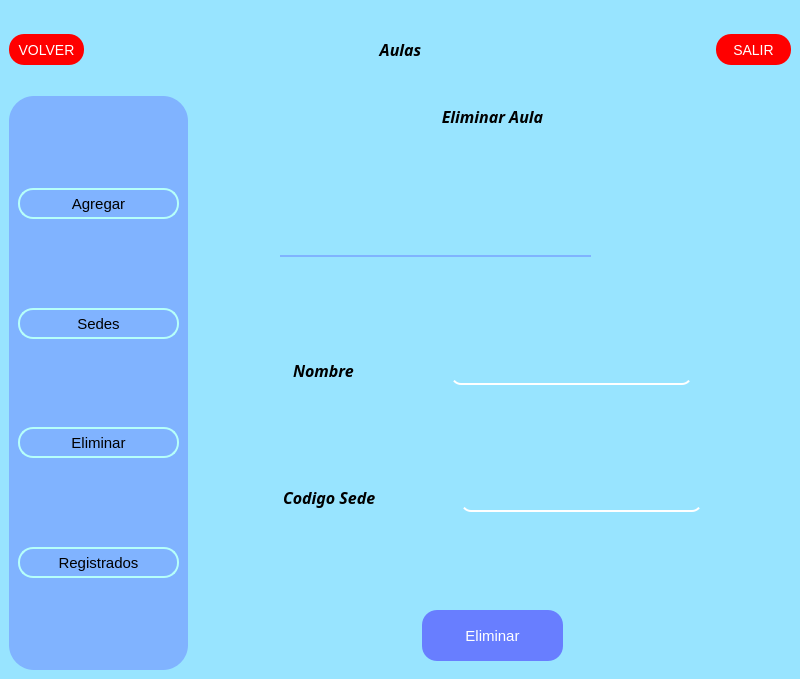
<?xml version="1.0" encoding="UTF-8"?>
<ui version="4.0">
 <class>MainWindow</class>
 <widget class="QMainWindow" name="MainWindow">
  <property name="geometry">
   <rect>
    <x>0</x>
    <y>0</y>
    <width>800</width>
    <height>661</height>
   </rect>
  </property>
  <property name="windowTitle">
   <string>MainWindow</string>
  </property>
  <property name="styleSheet">
   <string notr="true">background-color:rgb(152, 228, 255);</string>
  </property>
  <widget class="QWidget" name="centralwidget">
   <layout class="QGridLayout" name="gridLayout">
    <item row="1" column="0">
     <widget class="QFrame" name="frame_2">
      <property name="styleSheet">
       <string notr="true">background-color:rgb(128, 179, 255);
border-radius:25px;</string>
      </property>
      <property name="frameShape">
       <enum>QFrame::StyledPanel</enum>
      </property>
      <property name="frameShadow">
       <enum>QFrame::Raised</enum>
      </property>
      <layout class="QVBoxLayout" name="verticalLayout_3">
       <item>
        <layout class="QVBoxLayout" name="verticalLayout_2">
         <item>
          <spacer name="verticalSpacer">
           <property name="orientation">
            <enum>Qt::Vertical</enum>
           </property>
           <property name="sizeHint" stdset="0">
            <size>
             <width>20</width>
             <height>40</height>
            </size>
           </property>
          </spacer>
         </item>
         <item>
          <widget class="QPushButton" name="bt_aggView_2">
           <property name="minimumSize">
            <size>
             <width>161</width>
             <height>31</height>
            </size>
           </property>
           <property name="maximumSize">
            <size>
             <width>161</width>
             <height>31</height>
            </size>
           </property>
           <property name="styleSheet">
            <string notr="true">font-size:15px;
border:2px solid rgb(182, 255, 250);
border-radius:15px;</string>
           </property>
           <property name="text">
            <string>Agregar</string>
           </property>
           <property name="icon">
            <iconset>
             <normaloff>imagenes/adduser.png</normaloff>imagenes/adduser.png</iconset>
           </property>
           <property name="iconSize">
            <size>
             <width>20</width>
             <height>20</height>
            </size>
           </property>
          </widget>
         </item>
         <item>
          <spacer name="verticalSpacer_10">
           <property name="orientation">
            <enum>Qt::Vertical</enum>
           </property>
           <property name="sizeHint" stdset="0">
            <size>
             <width>20</width>
             <height>40</height>
            </size>
           </property>
          </spacer>
         </item>
         <item>
          <widget class="QPushButton" name="bt_sedes">
           <property name="minimumSize">
            <size>
             <width>161</width>
             <height>31</height>
            </size>
           </property>
           <property name="maximumSize">
            <size>
             <width>161</width>
             <height>31</height>
            </size>
           </property>
           <property name="styleSheet">
            <string notr="true">font-size:15px;
border:2px solid rgb(182, 255, 250);
border-radius:15px;</string>
           </property>
           <property name="text">
            <string>Sedes</string>
           </property>
           <property name="icon">
            <iconset>
             <normaloff>imagenes/university.png</normaloff>imagenes/university.png</iconset>
           </property>
           <property name="iconSize">
            <size>
             <width>20</width>
             <height>20</height>
            </size>
           </property>
          </widget>
         </item>
         <item>
          <spacer name="verticalSpacer_2">
           <property name="orientation">
            <enum>Qt::Vertical</enum>
           </property>
           <property name="sizeHint" stdset="0">
            <size>
             <width>20</width>
             <height>40</height>
            </size>
           </property>
          </spacer>
         </item>
         <item>
          <widget class="QPushButton" name="bt_deleteView">
           <property name="minimumSize">
            <size>
             <width>161</width>
             <height>31</height>
            </size>
           </property>
           <property name="maximumSize">
            <size>
             <width>161</width>
             <height>31</height>
            </size>
           </property>
           <property name="styleSheet">
            <string notr="true">font-size:15px;
border:2px solid rgb(182, 255, 250);
border-radius:15px;</string>
           </property>
           <property name="text">
            <string>Eliminar</string>
           </property>
           <property name="icon">
            <iconset>
             <normaloff>imagenes/delete.png</normaloff>imagenes/delete.png</iconset>
           </property>
           <property name="iconSize">
            <size>
             <width>20</width>
             <height>20</height>
            </size>
           </property>
          </widget>
         </item>
         <item>
          <spacer name="verticalSpacer_3">
           <property name="orientation">
            <enum>Qt::Vertical</enum>
           </property>
           <property name="sizeHint" stdset="0">
            <size>
             <width>20</width>
             <height>40</height>
            </size>
           </property>
          </spacer>
         </item>
         <item>
          <widget class="QPushButton" name="bt_database">
           <property name="minimumSize">
            <size>
             <width>161</width>
             <height>31</height>
            </size>
           </property>
           <property name="maximumSize">
            <size>
             <width>161</width>
             <height>31</height>
            </size>
           </property>
           <property name="styleSheet">
            <string notr="true">font-size:15px;
border:2px solid rgb(182, 255, 250);
border-radius:15px;</string>
           </property>
           <property name="text">
            <string>Registrados</string>
           </property>
           <property name="icon">
            <iconset>
             <normaloff>imagenes/users-line.png</normaloff>imagenes/users-line.png</iconset>
           </property>
           <property name="iconSize">
            <size>
             <width>20</width>
             <height>20</height>
            </size>
           </property>
          </widget>
         </item>
         <item>
          <spacer name="verticalSpacer_4">
           <property name="orientation">
            <enum>Qt::Vertical</enum>
           </property>
           <property name="sizeHint" stdset="0">
            <size>
             <width>20</width>
             <height>40</height>
            </size>
           </property>
          </spacer>
         </item>
        </layout>
       </item>
      </layout>
     </widget>
    </item>
    <item row="1" column="1">
     <widget class="QStackedWidget" name="stackedWidget">
      <property name="currentIndex">
       <number>0</number>
      </property>
      <widget class="QWidget" name="page_delete">
       <layout class="QVBoxLayout" name="verticalLayout_5">
        <item>
         <layout class="QVBoxLayout" name="verticalLayout_4">
          <item>
           <widget class="QLabel" name="label_12">
            <property name="font">
             <font>
              <family>Hack Nerd Font Mono</family>
              <pointsize>12</pointsize>
              <weight>75</weight>
              <italic>true</italic>
              <bold>true</bold>
             </font>
            </property>
            <property name="text">
             <string>Eliminar Aula</string>
            </property>
            <property name="textFormat">
             <enum>Qt::AutoText</enum>
            </property>
            <property name="alignment">
             <set>Qt::AlignCenter</set>
            </property>
           </widget>
          </item>
          <item>
           <spacer name="verticalSpacer_8">
            <property name="orientation">
             <enum>Qt::Vertical</enum>
            </property>
            <property name="sizeHint" stdset="0">
             <size>
              <width>20</width>
              <height>18</height>
             </size>
            </property>
           </spacer>
          </item>
          <item>
           <layout class="QHBoxLayout" name="horizontalLayout_6">
            <item>
             <spacer name="horizontalSpacer_14">
              <property name="orientation">
               <enum>Qt::Horizontal</enum>
              </property>
              <property name="sizeHint" stdset="0">
               <size>
                <width>18</width>
                <height>20</height>
               </size>
              </property>
             </spacer>
            </item>
            <item>
             <widget class="QLineEdit" name="ln_busqueda">
              <property name="minimumSize">
               <size>
                <width>311</width>
                <height>31</height>
               </size>
              </property>
              <property name="maximumSize">
               <size>
                <width>311</width>
                <height>31</height>
               </size>
              </property>
              <property name="styleSheet">
               <string notr="true">border:none;
border-bottom:2px solid rgb(128, 179, 255);</string>
              </property>
             </widget>
            </item>
            <item>
             <spacer name="horizontalSpacer_13">
              <property name="orientation">
               <enum>Qt::Horizontal</enum>
              </property>
              <property name="sizeHint" stdset="0">
               <size>
                <width>18</width>
                <height>20</height>
               </size>
              </property>
             </spacer>
            </item>
            <item>
             <widget class="QPushButton" name="bt_search">
              <property name="styleSheet">
               <string notr="true">border:none;</string>
              </property>
              <property name="text">
               <string/>
              </property>
              <property name="icon">
               <iconset>
                <normaloff>imagenes/search.png</normaloff>imagenes/search.png</iconset>
              </property>
              <property name="iconSize">
               <size>
                <width>20</width>
                <height>20</height>
               </size>
              </property>
             </widget>
            </item>
            <item>
             <spacer name="horizontalSpacer_15">
              <property name="orientation">
               <enum>Qt::Horizontal</enum>
              </property>
              <property name="sizeHint" stdset="0">
               <size>
                <width>18</width>
                <height>20</height>
               </size>
              </property>
             </spacer>
            </item>
           </layout>
          </item>
          <item>
           <spacer name="verticalSpacer_9">
            <property name="orientation">
             <enum>Qt::Vertical</enum>
            </property>
            <property name="sizeHint" stdset="0">
             <size>
              <width>20</width>
              <height>18</height>
             </size>
            </property>
           </spacer>
          </item>
          <item>
           <layout class="QHBoxLayout" name="horizontalLayout_4">
            <item>
             <spacer name="horizontalSpacer_10">
              <property name="orientation">
               <enum>Qt::Horizontal</enum>
              </property>
              <property name="sizeHint" stdset="0">
               <size>
                <width>28</width>
                <height>20</height>
               </size>
              </property>
             </spacer>
            </item>
            <item>
             <widget class="QLabel" name="label_10">
              <property name="font">
               <font>
                <family>Hack Nerd Font Mono</family>
                <pointsize>12</pointsize>
                <weight>75</weight>
                <italic>true</italic>
                <bold>true</bold>
               </font>
              </property>
              <property name="text">
               <string>Nombre</string>
              </property>
             </widget>
            </item>
            <item>
             <spacer name="horizontalSpacer_9">
              <property name="orientation">
               <enum>Qt::Horizontal</enum>
              </property>
              <property name="sizeHint" stdset="0">
               <size>
                <width>28</width>
                <height>20</height>
               </size>
              </property>
             </spacer>
            </item>
            <item>
             <widget class="QLineEdit" name="txt_name_3">
              <property name="sizePolicy">
               <sizepolicy hsizetype="Minimum" vsizetype="Minimum">
                <horstretch>0</horstretch>
                <verstretch>0</verstretch>
               </sizepolicy>
              </property>
              <property name="minimumSize">
               <size>
                <width>241</width>
                <height>30</height>
               </size>
              </property>
              <property name="maximumSize">
               <size>
                <width>241</width>
                <height>30</height>
               </size>
              </property>
              <property name="styleSheet">
               <string notr="true">font-size:18px;
border:none;
border-bottom:2px solid white;
border-radius:10px;</string>
              </property>
             </widget>
            </item>
            <item>
             <spacer name="horizontalSpacer_8">
              <property name="orientation">
               <enum>Qt::Horizontal</enum>
              </property>
              <property name="sizeHint" stdset="0">
               <size>
                <width>18</width>
                <height>20</height>
               </size>
              </property>
             </spacer>
            </item>
           </layout>
          </item>
          <item>
           <spacer name="verticalSpacer_7">
            <property name="orientation">
             <enum>Qt::Vertical</enum>
            </property>
            <property name="sizeHint" stdset="0">
             <size>
              <width>20</width>
              <height>40</height>
             </size>
            </property>
           </spacer>
          </item>
          <item>
           <layout class="QHBoxLayout" name="horizontalLayout_3">
            <item>
             <spacer name="horizontalSpacer_6">
              <property name="orientation">
               <enum>Qt::Horizontal</enum>
              </property>
              <property name="sizeHint" stdset="0">
               <size>
                <width>40</width>
                <height>20</height>
               </size>
              </property>
             </spacer>
            </item>
            <item>
             <widget class="QLabel" name="label_11">
              <property name="font">
               <font>
                <family>Hack Nerd Font Mono</family>
                <pointsize>12</pointsize>
                <weight>75</weight>
                <italic>true</italic>
                <bold>true</bold>
               </font>
              </property>
              <property name="text">
               <string>Codigo Sede</string>
              </property>
             </widget>
            </item>
            <item>
             <spacer name="horizontalSpacer_5">
              <property name="orientation">
               <enum>Qt::Horizontal</enum>
              </property>
              <property name="sizeHint" stdset="0">
               <size>
                <width>40</width>
                <height>20</height>
               </size>
              </property>
             </spacer>
            </item>
            <item>
             <widget class="QLineEdit" name="txt_ubicacion">
              <property name="sizePolicy">
               <sizepolicy hsizetype="Minimum" vsizetype="Minimum">
                <horstretch>0</horstretch>
                <verstretch>0</verstretch>
               </sizepolicy>
              </property>
              <property name="minimumSize">
               <size>
                <width>241</width>
                <height>30</height>
               </size>
              </property>
              <property name="maximumSize">
               <size>
                <width>241</width>
                <height>30</height>
               </size>
              </property>
              <property name="styleSheet">
               <string notr="true">font-size:18px;
border:none;
border-bottom:2px solid white;
border-radius:10px;</string>
              </property>
             </widget>
            </item>
            <item>
             <layout class="QHBoxLayout" name="horizontalLayout_2"/>
            </item>
            <item>
             <spacer name="horizontalSpacer_7">
              <property name="orientation">
               <enum>Qt::Horizontal</enum>
              </property>
              <property name="sizeHint" stdset="0">
               <size>
                <width>40</width>
                <height>20</height>
               </size>
              </property>
             </spacer>
            </item>
           </layout>
          </item>
          <item>
           <spacer name="verticalSpacer_6">
            <property name="orientation">
             <enum>Qt::Vertical</enum>
            </property>
            <property name="sizeHint" stdset="0">
             <size>
              <width>20</width>
              <height>40</height>
             </size>
            </property>
           </spacer>
          </item>
          <item>
           <layout class="QHBoxLayout" name="horizontalLayout_5">
            <item>
             <spacer name="horizontalSpacer_11">
              <property name="orientation">
               <enum>Qt::Horizontal</enum>
              </property>
              <property name="sizeHint" stdset="0">
               <size>
                <width>40</width>
                <height>20</height>
               </size>
              </property>
             </spacer>
            </item>
            <item>
             <widget class="QPushButton" name="bt_delete">
              <property name="minimumSize">
               <size>
                <width>141</width>
                <height>51</height>
               </size>
              </property>
              <property name="maximumSize">
               <size>
                <width>141</width>
                <height>51</height>
               </size>
              </property>
              <property name="styleSheet">
               <string notr="true">QPushButton{border-radius:15px;
color:white;
font-size:15px;
background-color: rgb(104, 126, 255);
}
QPushButton:hover{
background-color:rgba(0,0,0,0.5);
font-size:18px;
}</string>
              </property>
              <property name="text">
               <string>Eliminar</string>
              </property>
             </widget>
            </item>
            <item>
             <spacer name="horizontalSpacer_12">
              <property name="orientation">
               <enum>Qt::Horizontal</enum>
              </property>
              <property name="sizeHint" stdset="0">
               <size>
                <width>40</width>
                <height>20</height>
               </size>
              </property>
             </spacer>
            </item>
           </layout>
          </item>
         </layout>
        </item>
       </layout>
      </widget>
      <widget class="QWidget" name="page">
       <layout class="QVBoxLayout" name="verticalLayout_7">
        <item>
         <layout class="QVBoxLayout" name="verticalLayout_6">
          <item>
           <layout class="QHBoxLayout" name="horizontalLayout_8">
            <item>
             <spacer name="horizontalSpacer_16">
              <property name="orientation">
               <enum>Qt::Horizontal</enum>
              </property>
              <property name="sizeHint" stdset="0">
               <size>
                <width>40</width>
                <height>20</height>
               </size>
              </property>
             </spacer>
            </item>
            <item>
             <widget class="QLabel" name="label_13">
              <property name="font">
               <font>
                <family>Hack Nerd Font Mono</family>
                <pointsize>12</pointsize>
                <weight>75</weight>
                <italic>true</italic>
                <bold>true</bold>
               </font>
              </property>
              <property name="text">
               <string>Aulas</string>
              </property>
              <property name="textFormat">
               <enum>Qt::AutoText</enum>
              </property>
              <property name="alignment">
               <set>Qt::AlignCenter</set>
              </property>
             </widget>
            </item>
            <item>
             <spacer name="horizontalSpacer_17">
              <property name="orientation">
               <enum>Qt::Horizontal</enum>
              </property>
              <property name="sizeHint" stdset="0">
               <size>
                <width>40</width>
                <height>20</height>
               </size>
              </property>
             </spacer>
            </item>
           </layout>
          </item>
          <item>
           <widget class="QTableWidget" name="tableWidget">
            <property name="minimumSize">
             <size>
              <width>0</width>
              <height>470</height>
             </size>
            </property>
            <property name="styleSheet">
             <string notr="true">background-color:rgb(152, 228, 255);
font-size:15px;</string>
            </property>
            <property name="rowCount">
             <number>0</number>
            </property>
            <attribute name="horizontalHeaderStretchLastSection">
             <bool>true</bool>
            </attribute>
            <column>
             <property name="text">
              <string>Codigo</string>
             </property>
            </column>
            <column>
             <property name="text">
              <string>Nombre</string>
             </property>
            </column>
            <column>
             <property name="text">
              <string>Ubicacion</string>
             </property>
            </column>
           </widget>
          </item>
          <item>
           <layout class="QHBoxLayout" name="horizontalLayout_7">
            <item>
             <spacer name="horizontalSpacer_3">
              <property name="orientation">
               <enum>Qt::Horizontal</enum>
              </property>
              <property name="sizeHint" stdset="0">
               <size>
                <width>40</width>
                <height>20</height>
               </size>
              </property>
             </spacer>
            </item>
            <item>
             <widget class="QPushButton" name="bt_act">
              <property name="minimumSize">
               <size>
                <width>141</width>
                <height>51</height>
               </size>
              </property>
              <property name="maximumSize">
               <size>
                <width>141</width>
                <height>51</height>
               </size>
              </property>
              <property name="styleSheet">
               <string notr="true">border-radius:15px;
color:white;
font-size:15px;
background-color: rgb(104, 126, 255);</string>
              </property>
              <property name="text">
               <string>Actualizar</string>
              </property>
              <property name="iconSize">
               <size>
                <width>20</width>
                <height>20</height>
               </size>
              </property>
             </widget>
            </item>
           </layout>
          </item>
         </layout>
        </item>
       </layout>
      </widget>
      <widget class="QWidget" name="page_add">
       <layout class="QVBoxLayout" name="verticalLayout_9">
        <item>
         <layout class="QVBoxLayout" name="verticalLayout_8">
          <item>
           <widget class="QLabel" name="label">
            <property name="font">
             <font>
              <family>Hack Nerd Font Mono</family>
              <pointsize>12</pointsize>
              <weight>75</weight>
              <italic>true</italic>
              <bold>true</bold>
             </font>
            </property>
            <property name="text">
             <string>Registro de Aulas</string>
            </property>
            <property name="textFormat">
             <enum>Qt::AutoText</enum>
            </property>
            <property name="alignment">
             <set>Qt::AlignCenter</set>
            </property>
           </widget>
          </item>
          <item>
           <spacer name="verticalSpacer_13">
            <property name="orientation">
             <enum>Qt::Vertical</enum>
            </property>
            <property name="sizeHint" stdset="0">
             <size>
              <width>20</width>
              <height>18</height>
             </size>
            </property>
           </spacer>
          </item>
          <item>
           <layout class="QHBoxLayout" name="horizontalLayout_15">
            <item>
             <spacer name="horizontalSpacer_27">
              <property name="orientation">
               <enum>Qt::Horizontal</enum>
              </property>
              <property name="sizeHint" stdset="0">
               <size>
                <width>40</width>
                <height>20</height>
               </size>
              </property>
             </spacer>
            </item>
            <item>
             <layout class="QHBoxLayout" name="horizontalLayout_13">
              <item>
               <widget class="QLabel" name="label_2">
                <property name="font">
                 <font>
                  <family>Hack Nerd Font Mono</family>
                  <pointsize>12</pointsize>
                  <weight>75</weight>
                  <italic>true</italic>
                  <bold>true</bold>
                 </font>
                </property>
                <property name="text">
                 <string>Sede</string>
                </property>
               </widget>
              </item>
              <item>
               <spacer name="horizontalSpacer_22">
                <property name="orientation">
                 <enum>Qt::Horizontal</enum>
                </property>
                <property name="sizeHint" stdset="0">
                 <size>
                  <width>13</width>
                  <height>20</height>
                 </size>
                </property>
               </spacer>
              </item>
              <item>
               <widget class="QLineEdit" name="txt_sedecodigo">
                <property name="sizePolicy">
                 <sizepolicy hsizetype="Minimum" vsizetype="Minimum">
                  <horstretch>0</horstretch>
                  <verstretch>0</verstretch>
                 </sizepolicy>
                </property>
                <property name="minimumSize">
                 <size>
                  <width>200</width>
                  <height>31</height>
                 </size>
                </property>
                <property name="maximumSize">
                 <size>
                  <width>200</width>
                  <height>31</height>
                 </size>
                </property>
                <property name="styleSheet">
                 <string notr="true">font-size:18px;
border:none;
border-bottom:2px solid white;
border-radius:10px;</string>
                </property>
                <property name="readOnly">
                 <bool>true</bool>
                </property>
               </widget>
              </item>
             </layout>
            </item>
            <item>
             <widget class="QPushButton" name="bt_buscarsede">
              <property name="text">
               <string/>
              </property>
              <property name="icon">
               <iconset>
                <normaloff>imagenes/search.png</normaloff>imagenes/search.png</iconset>
              </property>
             </widget>
            </item>
            <item>
             <spacer name="horizontalSpacer_26">
              <property name="orientation">
               <enum>Qt::Horizontal</enum>
              </property>
              <property name="sizeHint" stdset="0">
               <size>
                <width>28</width>
                <height>20</height>
               </size>
              </property>
             </spacer>
            </item>
           </layout>
          </item>
          <item>
           <spacer name="verticalSpacer_14">
            <property name="orientation">
             <enum>Qt::Vertical</enum>
            </property>
            <property name="sizeHint" stdset="0">
             <size>
              <width>20</width>
              <height>18</height>
             </size>
            </property>
           </spacer>
          </item>
          <item>
           <layout class="QHBoxLayout" name="horizontalLayout_16">
            <item>
             <spacer name="horizontalSpacer_32">
              <property name="orientation">
               <enum>Qt::Horizontal</enum>
              </property>
              <property name="sizeHint" stdset="0">
               <size>
                <width>28</width>
                <height>20</height>
               </size>
              </property>
             </spacer>
            </item>
            <item>
             <layout class="QHBoxLayout" name="horizontalLayout_12">
              <item>
               <widget class="QLabel" name="label_3">
                <property name="font">
                 <font>
                  <family>Hack Nerd Font Mono</family>
                  <pointsize>12</pointsize>
                  <weight>75</weight>
                  <italic>true</italic>
                  <bold>true</bold>
                 </font>
                </property>
                <property name="text">
                 <string>Nombre</string>
                </property>
               </widget>
              </item>
              <item>
               <spacer name="horizontalSpacer_23">
                <property name="orientation">
                 <enum>Qt::Horizontal</enum>
                </property>
                <property name="sizeHint" stdset="0">
                 <size>
                  <width>13</width>
                  <height>20</height>
                 </size>
                </property>
               </spacer>
              </item>
              <item>
               <widget class="QLineEdit" name="txt_nombre">
                <property name="sizePolicy">
                 <sizepolicy hsizetype="Minimum" vsizetype="Fixed">
                  <horstretch>0</horstretch>
                  <verstretch>0</verstretch>
                 </sizepolicy>
                </property>
                <property name="minimumSize">
                 <size>
                  <width>200</width>
                  <height>31</height>
                 </size>
                </property>
                <property name="maximumSize">
                 <size>
                  <width>200</width>
                  <height>31</height>
                 </size>
                </property>
                <property name="styleSheet">
                 <string notr="true">border:none;
border-bottom:2px solid white;
font-size:18px;
border-radius:10px;</string>
                </property>
               </widget>
              </item>
             </layout>
            </item>
            <item>
             <spacer name="horizontalSpacer_31">
              <property name="orientation">
               <enum>Qt::Horizontal</enum>
              </property>
              <property name="sizeHint" stdset="0">
               <size>
                <width>28</width>
                <height>20</height>
               </size>
              </property>
             </spacer>
            </item>
           </layout>
          </item>
          <item>
           <spacer name="verticalSpacer_12">
            <property name="orientation">
             <enum>Qt::Vertical</enum>
            </property>
            <property name="sizeHint" stdset="0">
             <size>
              <width>20</width>
              <height>18</height>
             </size>
            </property>
           </spacer>
          </item>
          <item>
           <layout class="QHBoxLayout" name="horizontalLayout_20">
            <item>
             <spacer name="horizontalSpacer_25">
              <property name="orientation">
               <enum>Qt::Horizontal</enum>
              </property>
              <property name="sizeHint" stdset="0">
               <size>
                <width>40</width>
                <height>20</height>
               </size>
              </property>
             </spacer>
            </item>
            <item>
             <layout class="QHBoxLayout" name="horizontalLayout_11">
              <item>
               <layout class="QHBoxLayout" name="horizontalLayout_10"/>
              </item>
              <item>
               <widget class="QLabel" name="label_5">
                <property name="font">
                 <font>
                  <family>Hack Nerd Font Mono</family>
                  <pointsize>12</pointsize>
                  <weight>75</weight>
                  <italic>true</italic>
                  <bold>true</bold>
                 </font>
                </property>
                <property name="text">
                 <string>Codigo</string>
                </property>
               </widget>
              </item>
              <item>
               <widget class="QLineEdit" name="txt_codigoaula">
                <property name="sizePolicy">
                 <sizepolicy hsizetype="Minimum" vsizetype="Fixed">
                  <horstretch>0</horstretch>
                  <verstretch>0</verstretch>
                 </sizepolicy>
                </property>
                <property name="minimumSize">
                 <size>
                  <width>200</width>
                  <height>31</height>
                 </size>
                </property>
                <property name="maximumSize">
                 <size>
                  <width>200</width>
                  <height>31</height>
                 </size>
                </property>
                <property name="styleSheet">
                 <string notr="true">border:none;
border-bottom:2px solid white;
font-size:18px;
border-radius:10px;</string>
                </property>
               </widget>
              </item>
             </layout>
            </item>
            <item>
             <spacer name="horizontalSpacer_35">
              <property name="orientation">
               <enum>Qt::Horizontal</enum>
              </property>
              <property name="sizeHint" stdset="0">
               <size>
                <width>40</width>
                <height>20</height>
               </size>
              </property>
             </spacer>
            </item>
           </layout>
          </item>
          <item>
           <spacer name="verticalSpacer_5">
            <property name="orientation">
             <enum>Qt::Vertical</enum>
            </property>
            <property name="sizeHint" stdset="0">
             <size>
              <width>20</width>
              <height>18</height>
             </size>
            </property>
           </spacer>
          </item>
          <item>
           <layout class="QHBoxLayout" name="horizontalLayout_17">
            <item>
             <spacer name="horizontalSpacer_21">
              <property name="orientation">
               <enum>Qt::Horizontal</enum>
              </property>
              <property name="sizeHint" stdset="0">
               <size>
                <width>18</width>
                <height>20</height>
               </size>
              </property>
             </spacer>
            </item>
            <item>
             <layout class="QHBoxLayout" name="horizontalLayout_9">
              <item>
               <widget class="QPushButton" name="bt_clear">
                <property name="minimumSize">
                 <size>
                  <width>141</width>
                  <height>51</height>
                 </size>
                </property>
                <property name="maximumSize">
                 <size>
                  <width>141</width>
                  <height>51</height>
                 </size>
                </property>
                <property name="styleSheet">
                 <string notr="true">QPushButton{border-radius:15px;
color:white;
font-size:15px;
background-color: rgb(104, 126, 255);
}
QPushButton:hover{
background-color:rgba(0,0,0,0.5);
font-size:18px;
}</string>
                </property>
                <property name="text">
                 <string>Limpiar</string>
                </property>
               </widget>
              </item>
              <item>
               <spacer name="horizontalSpacer_18">
                <property name="orientation">
                 <enum>Qt::Horizontal</enum>
                </property>
                <property name="sizeHint" stdset="0">
                 <size>
                  <width>40</width>
                  <height>20</height>
                 </size>
                </property>
               </spacer>
              </item>
              <item>
               <widget class="QPushButton" name="bt_register">
                <property name="minimumSize">
                 <size>
                  <width>141</width>
                  <height>51</height>
                 </size>
                </property>
                <property name="maximumSize">
                 <size>
                  <width>141</width>
                  <height>51</height>
                 </size>
                </property>
                <property name="styleSheet">
                 <string notr="true">QPushButton{border-radius:15px;
color:white;
font-size:15px;
background-color: rgb(104, 126, 255);
}
QPushButton:hover{
background-color:rgba(0,0,0,0.5);
font-size:18px;
}</string>
                </property>
                <property name="text">
                 <string>Registrar</string>
                </property>
               </widget>
              </item>
             </layout>
            </item>
            <item>
             <spacer name="horizontalSpacer_20">
              <property name="orientation">
               <enum>Qt::Horizontal</enum>
              </property>
              <property name="sizeHint" stdset="0">
               <size>
                <width>40</width>
                <height>20</height>
               </size>
              </property>
             </spacer>
            </item>
           </layout>
          </item>
         </layout>
        </item>
       </layout>
      </widget>
     </widget>
    </item>
    <item row="0" column="0" colspan="2">
     <layout class="QHBoxLayout" name="horizontalLayout">
      <item>
       <widget class="QPushButton" name="bt_salir_2">
        <property name="minimumSize">
         <size>
          <width>75</width>
          <height>31</height>
         </size>
        </property>
        <property name="maximumSize">
         <size>
          <width>75</width>
          <height>31</height>
         </size>
        </property>
        <property name="styleSheet">
         <string notr="true">background-color:red;
color:white;
font-size:14px;
border-radius:15px;</string>
        </property>
        <property name="text">
         <string>VOLVER</string>
        </property>
       </widget>
      </item>
      <item>
       <spacer name="horizontalSpacer">
        <property name="orientation">
         <enum>Qt::Horizontal</enum>
        </property>
        <property name="sizeHint" stdset="0">
         <size>
          <width>40</width>
          <height>20</height>
         </size>
        </property>
       </spacer>
      </item>
      <item>
       <widget class="QLabel" name="label_4">
        <property name="minimumSize">
         <size>
          <width>171</width>
          <height>81</height>
         </size>
        </property>
        <property name="maximumSize">
         <size>
          <width>171</width>
          <height>81</height>
         </size>
        </property>
        <property name="font">
         <font>
          <family>Hack Nerd Font Mono</family>
          <pointsize>12</pointsize>
          <weight>75</weight>
          <italic>true</italic>
          <bold>true</bold>
         </font>
        </property>
        <property name="styleSheet">
         <string notr="true"/>
        </property>
        <property name="text">
         <string>Aulas</string>
        </property>
        <property name="scaledContents">
         <bool>true</bool>
        </property>
        <property name="alignment">
         <set>Qt::AlignCenter</set>
        </property>
       </widget>
      </item>
      <item>
       <spacer name="horizontalSpacer_2">
        <property name="orientation">
         <enum>Qt::Horizontal</enum>
        </property>
        <property name="sizeHint" stdset="0">
         <size>
          <width>40</width>
          <height>20</height>
         </size>
        </property>
       </spacer>
      </item>
      <item>
       <widget class="QPushButton" name="bt_salir">
        <property name="minimumSize">
         <size>
          <width>75</width>
          <height>31</height>
         </size>
        </property>
        <property name="maximumSize">
         <size>
          <width>75</width>
          <height>31</height>
         </size>
        </property>
        <property name="styleSheet">
         <string notr="true">background-color:red;
color:white;
font-size:14px;
border-radius:15px;</string>
        </property>
        <property name="text">
         <string>SALIR</string>
        </property>
       </widget>
      </item>
     </layout>
    </item>
   </layout>
  </widget>
 </widget>
 <resources/>
 <connections/>
</ui>
